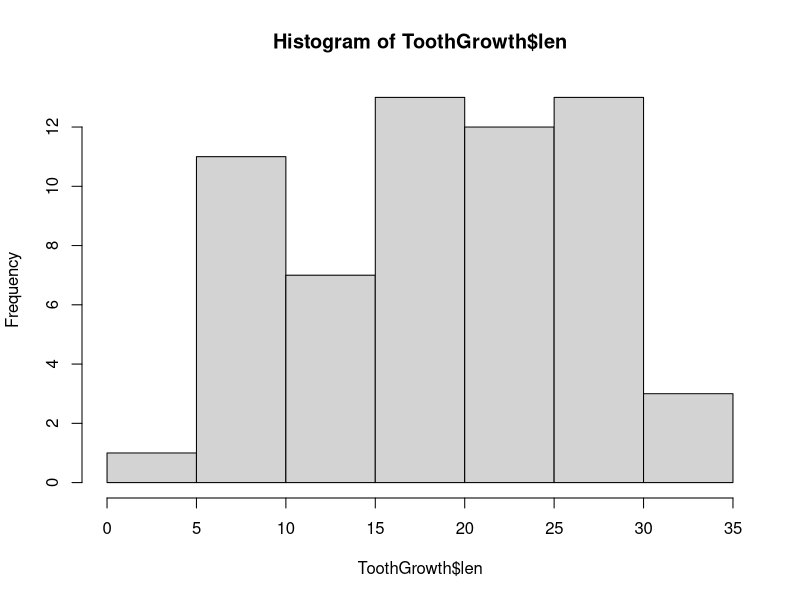
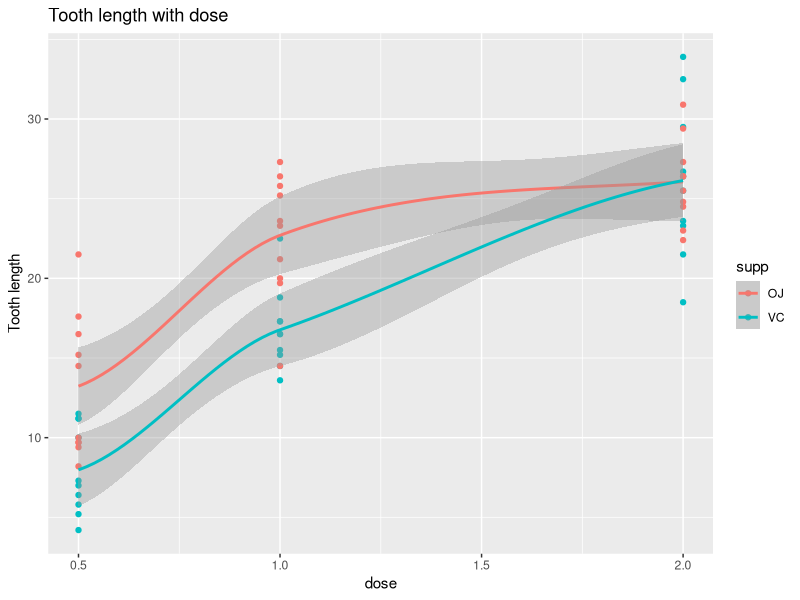

The R script that drew these images, in order:
# ToothGrowth
library(dplyr)
library(ggplot2)

data("ToothGrowth")
head(ToothGrowth)
table(ToothGrowth$supp)
table(ToothGrowth$dose)
table(ToothGrowth$len)
summary(ToothGrowth)
hist(ToothGrowth$len)
lapply(ToothGrowth, class)

Tooth <- group_by(ToothGrowth, supp)

g <- ggplot(data = Tooth, aes(x = dose, y = len, colour = supp)) +
    geom_point() + 
    geom_smooth() +
    labs(title = "Tooth length with dose") +
    ylab("Tooth length")

g
